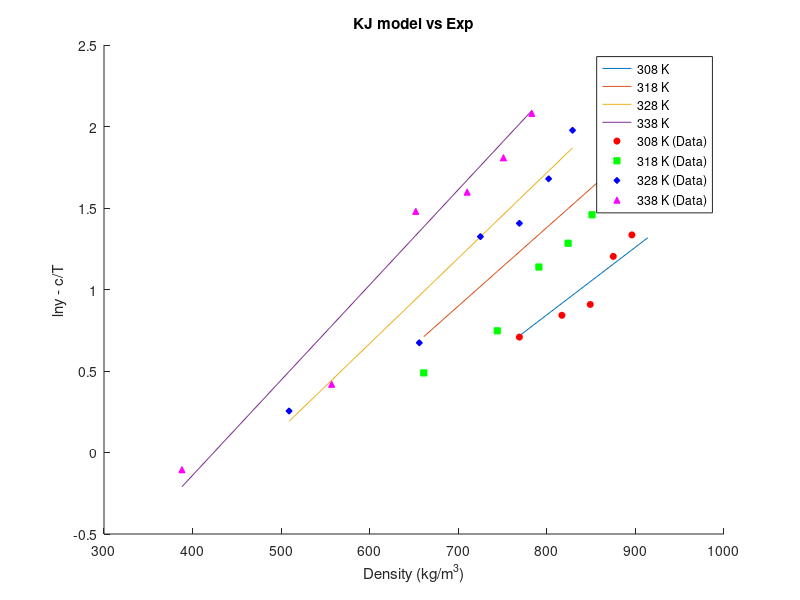
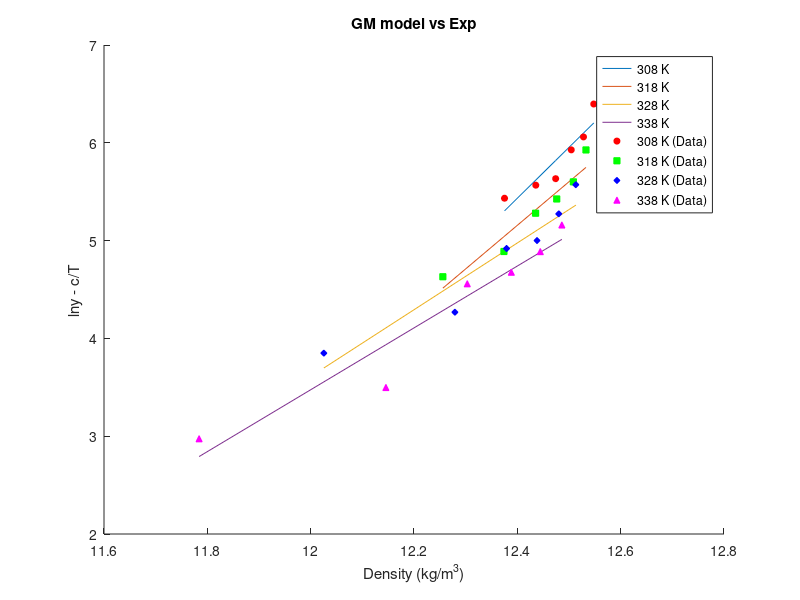
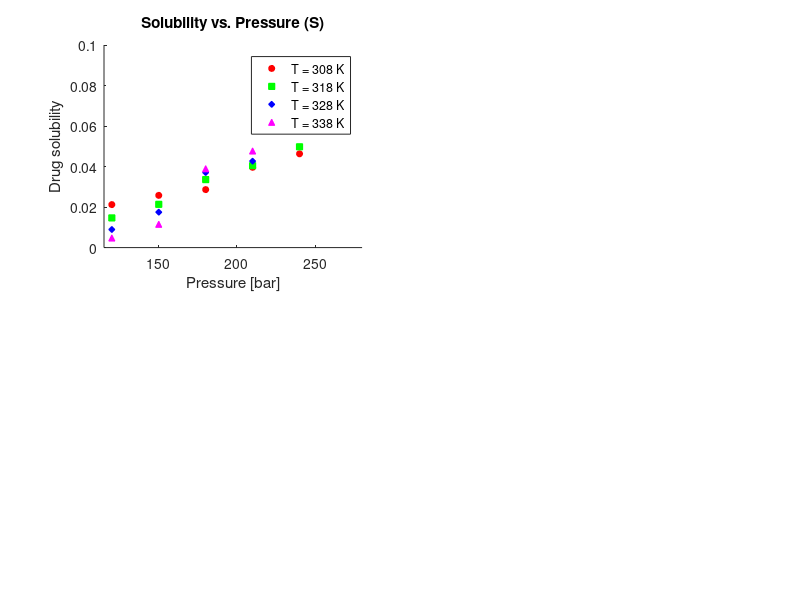

These figures' MATLAB source, in order: (Note: this script raises an error after producing the figures.)
clear;
% SC CO2 Thermo info
T_c_CO2 = 304.18;       % Critical Temp [Kelvin]
P_c_CO2 = 73.8;         % Critical Pressure [bar]
omega_CO2 = 0.225;      % Omega [-]

% Drug Thermo info
T_c_drug = 1149.5;      % Critical Temp [Kelvin]
P_c_drug = 10.57;       % Critical Pressure [bar]
omega_drug = 2.0964;    % Omega [-]

% Genral info
T = [308 318 328 338];              % Temp range

k_ij = [0.103 0.117 0.126 0.134];   % Binary interaction parameter for PR/KM EoS
R = 8.314;                          % Gas Constant [J/mol·K]

Mw_drug = 598.5;
Mw_CO2 = 44.01;
Mw_methanol = 32.04;

P = [120 150 180 210 240 270];                      % Pressure [bar]

rho_CO2 =   [769 817 849 875 896 914;
            661 744 791 824 851 872;
            509 656 725 769 802 829;
            388 557 652 710 751 783];               % Density [kg/m3]

y_1 =   [2.03 2.32 2.48 3.33 3.80 5.32;
        1.63 2.11 3.12 3.61 4.30 5.96;
        1.29 1.96 3.76 4.08 5.36 7.22;
        0.90 1.52 4.39 4.94 6.10 8.01]/10^6;        % mole fraction

y_b =   [2.03 2.32 2.48 3.33 3.80 5.32;
        1.63 2.11 3.12 3.61 4.30 5.96;
        1.29 1.96 3.76 4.08 5.36 7.22;
        0.90 1.52 4.39 4.94 6.10 8.01];        % mole fraction

S = zeros(4,6);
for j=1:4
    for i=1:6
        S(j,i) = (rho_CO2(j,i) * y_1(j,i) * Mw_drug)/(Mw_CO2 * (1 - y_1(j,i)));
    end
end
% S = S*100;
% C_drug = [0.021 0.026 0.029 0.039 0.046 0.066];     % solubility or concentration [g/L]


y_a = y_b/10^6;

ln_y_b = log(y_b);
ln_y_a = log(y_a);

% KJ Model info
a_KJ = -2.4761;
b_KJ = [0.0041509,0.0048209,0.0052409,0.0058409];
c_KJ = -4550.5306;

ln_y_KJ = zeros(4,6);
ln_y_KJ_cT = zeros(4,6);

for n=1:4
    for i=1:6
        ln_y_KJ(n,i) = a_KJ + b_KJ(n)*rho_CO2(n,i) + c_KJ/T(n);
        ln_y_KJ_cT(n,i) = ln_y_KJ(n,i) - c_KJ/T(n);

    end
end

figure(1);
hold on;

% Plot lines
plot(rho_CO2(1,:), ln_y_KJ_cT(1,:), 'DisplayName', '308 K');
plot(rho_CO2(2,:), ln_y_KJ_cT(2,:), 'DisplayName', '318 K');
plot(rho_CO2(3,:), ln_y_KJ_cT(3,:), 'DisplayName', '328 K');
plot(rho_CO2(4,:), ln_y_KJ_cT(4,:), 'DisplayName', '338 K');

% Scatter points
scatter(rho_CO2(1,:), ln_y_b(1,:), 20, 'r', 'o', 'MarkerFaceColor', 'r', 'DisplayName', '308 K (Data)');
scatter(rho_CO2(2,:), ln_y_b(2,:), 20, 'g', 's', 'MarkerFaceColor', 'g', 'DisplayName', '318 K (Data)');
scatter(rho_CO2(3,:), ln_y_b(3,:), 20, 'b', 'd', 'MarkerFaceColor', 'b', 'DisplayName', '328 K (Data)');
scatter(rho_CO2(4,:), ln_y_b(4,:), 20, 'm', '^', 'MarkerFaceColor', 'm', 'DisplayName', '338 K (Data)');

xlabel('Density (kg/m^3)');
ylabel('lny - c/T');

legend('Location', 'best');
title('KJ model vs Exp');



% GM Model info
a_GM = [-59.074,-50.113,-37.359,-34.48];
b_GM = -5710.4987;
c_GM = [5.2022,4.4572,3.4141,3.1629];

ln_y_GM = zeros(4,6);
y_axis = zeros(4,6);
x_axis = zeros(4,6);

y_GM = zeros(4,6);
for n=1:4
    for i=1:6
        ln_y_GM(n,i) = a_GM(n) + b_GM/T(n) + c_GM(n)*log(rho_CO2(n,i)*T(n));
        y_axis(n,i) = ln_y_GM(n,i) - b_GM/T(n);
        x_axis(n,i) = log(rho_CO2(n,i)*T(n));
        y_GM(n,i) = ln_y_a(n,i) - b_GM/T(n);
    end
end 

figure(2);
hold on;

% Plot lines
plot(x_axis(1,:), y_axis(1,:), 'DisplayName', '308 K');
plot(x_axis(2,:), y_axis(2,:), 'DisplayName', '318 K');
plot(x_axis(3,:), y_axis(3,:), 'DisplayName', '328 K');
plot(x_axis(4,:), y_axis(4,:), 'DisplayName', '338 K');

% Scatter points
scatter(x_axis(1,:), y_GM(1,:), 20, 'r', 'o', 'MarkerFaceColor', 'r', 'DisplayName', '308 K (Data)');
scatter(x_axis(2,:), y_GM(2,:), 20, 'g', 's', 'MarkerFaceColor', 'g', 'DisplayName', '318 K (Data)');
scatter(x_axis(3,:), y_GM(3,:), 20, 'b', 'd', 'MarkerFaceColor', 'b', 'DisplayName', '328 K (Data)');
scatter(x_axis(4,:), y_GM(4,:), 20, 'm', '^', 'MarkerFaceColor', 'm', 'DisplayName', '338 K (Data)');

xlabel('Density (kg/m^3)');
ylabel('lny - c/T');

legend('Location', 'best');
title('GM model vs Exp');


% Chrastil Model info
a_Chrastil = 4.5889;
b_Chrastil = -12.7501;
c_Chrastil = -6759.0921;

lnS = zeros(4,6);
lnS_cT = zeros(4,6);
ln_rho = log(rho_CO2);
lnS_exp = log(S);
lnS_exp_cT = zeros(4,6);
for n=1:4
    for i=1:6
        lnS(n,i) = a_Chrastil*log(rho_CO2(n,i)) + b_Chrastil + c_Chrastil/T(n);
        lnS_cT(n,i) = lnS(n,i) - c_Chrastil/T(n);
        lnS_exp_cT (n,i) = lnS_exp (n,i) - c_Chrastil/T(n);
    end
end

figure(3);
% Subplot 1: Solubility vs. Pressure (S)
subplot(2,2,1);
hold on;
scatter(P, S(1,:), 20, 'r', 'o', 'MarkerFaceColor', 'r');  
scatter(P, S(2,:), 20, 'g', 's', 'MarkerFaceColor', 'g');  
scatter(P, S(3,:), 20, 'b', 'd', 'MarkerFaceColor', 'b');  
scatter(P, S(4,:), 20, 'm', '^', 'MarkerFaceColor', 'm');  
xlabel('Pressure [bar]');
ylabel('Drug solubility');
title('Solubility vs. Pressure (S)');
legend('T = 308 K', 'T = 318 K', 'T = 328 K', 'T = 338 K');
xlim([115 280]);
ytickformat('%.2f');

% Subplot 2: Solubility vs. Pressure (y_b)
subplot(2,2,2);
hold on;
scatter(P, y_b(1,:), 20, 'r', 'o', 'MarkerFaceColor', 'r');
scatter(P, y_b(2,:), 20, 'g', 's', 'MarkerFaceColor', 'g');  
scatter(P, y_b(3,:), 20, 'b', 'd', 'MarkerFaceColor', 'b');  
scatter(P, y_b(4,:), 20, 'm', '^', 'MarkerFaceColor', 'm');  
xlabel('Pressure [bar]');
ylabel('Drug solubility');
title('Solubility vs. Pressure (y_b)');
legend('T = 308 K', 'T = 318 K', 'T = 328 K', 'T = 338 K');
xlim([115 280]);
ytickformat('%.2f');
yticks(0.4:1:8.4);

% Subplot 3: Solubility vs. Density (S)
subplot(2,2,3);
hold on;
scatter(rho_CO2(1,:), S(1,:), 20, 'r', 'o', 'MarkerFaceColor', 'r');
scatter(rho_CO2(2,:), S(2,:), 20, 'g', 's', 'MarkerFaceColor', 'g');
scatter(rho_CO2(3,:), S(3,:), 20, 'b', 'd', 'MarkerFaceColor', 'b');
scatter(rho_CO2(4,:), S(4,:), 20, 'm', '^', 'MarkerFaceColor', 'm');
xlabel('Density [kg/m3]');
ylabel('Drug solubility');
title('Solubility vs. Density (S)');
legend('T = 308 K', 'T = 318 K', 'T = 328 K', 'T = 338 K');
xlim([260 960]);

% Subplot 4: Solubility vs. Density (y_b)
subplot(2,2,4);
hold on;
scatter(rho_CO2(1,:), y_b(1,:), 20, 'r', 'o', 'MarkerFaceColor', 'r');
scatter(rho_CO2(2,:), y_b(2,:), 20, 'g', 's', 'MarkerFaceColor', 'g');
scatter(rho_CO2(3,:), y_b(3,:), 20, 'b', 'd', 'MarkerFaceColor', 'b');
scatter(rho_CO2(4,:), y_b(4,:), 20, 'm', '^', 'MarkerFaceColor', 'm');
xlabel('Density [kg/m3]');
ylabel('Drug solubility');
title('Solubility vs. Density (y_b)');
legend('T = 308 K', 'T = 318 K', 'T = 328 K', 'T = 338 K');
xlim([260 960]);
ytickformat('%.2f');
yticks(0.4:1:8.4);
